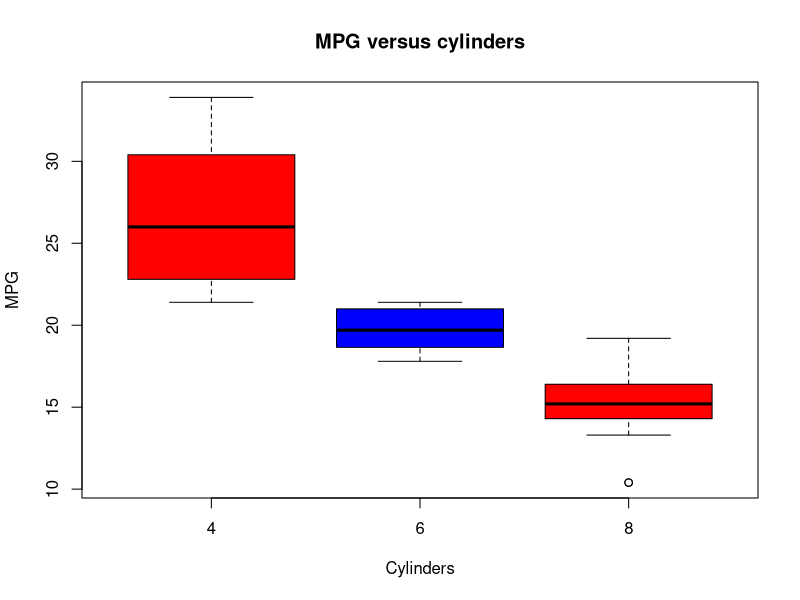

The R source for this figure:
## ---- chunk 1
data(mtcars)
boxplot(mpg ~ cyl, xlab="Cylinders", ylab="MPG", data = mtcars,
              col = (c("red", "blue")), main="MPG versus cylinders")
